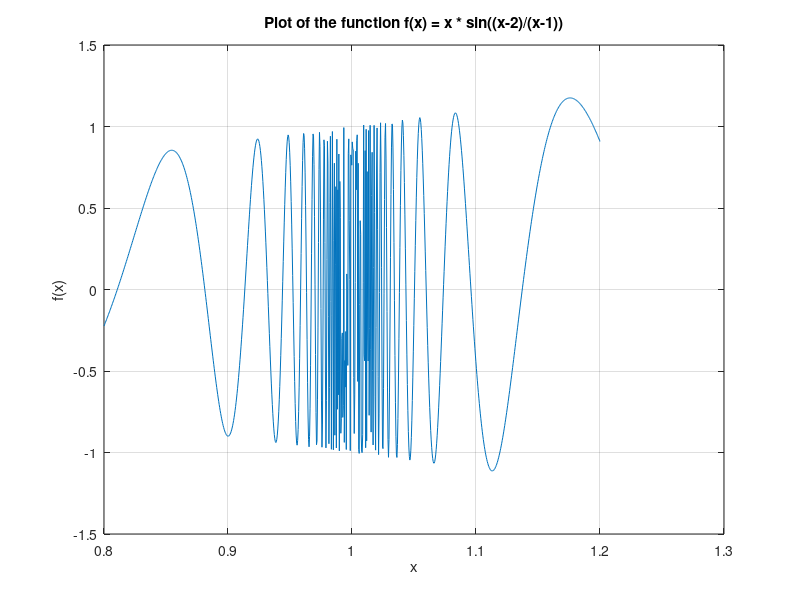

Recreate this plot in MATLAB.
% Define the function
f = @(x) x .* sin((x - 2) ./ (x - 1));

% Create a range for x near 0.95 and where the function is interesting
x_range = linspace(0.8, 1.2, 1000); % Adjust this as necessary based on the plot

% Calculate the function values
y_values = arrayfun(f, x_range);

% Plot the function
figure;
plot(x_range, y_values);
grid on;
xlabel('x');
ylabel('f(x)');
title('Plot of the function f(x) = x * sin((x-2)/(x-1))');
